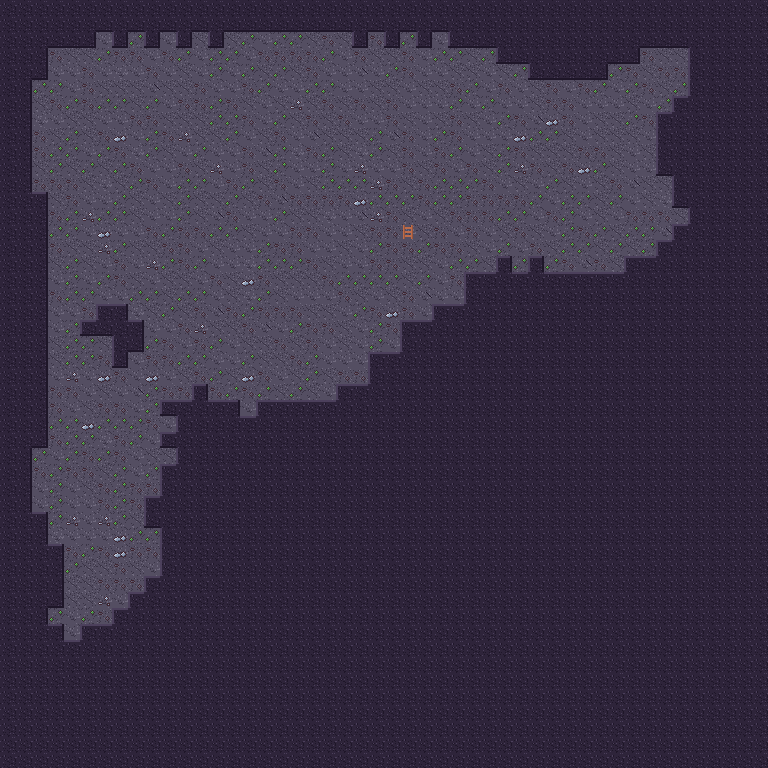

A 2D game scene composited from a Tiled map and its tileset images. What follows is a short description and the map's XML, with each tile layer's data collapsed to a summary:
An orthogonal 48x48 tile map with 16x16 px tiles, 3 tile layers (Back, Buildings, Front).

<map version="1.4" tiledversion="1.4.2" orientation="orthogonal" renderorder="right-down" compressionlevel="0" width="48" height="48" tilewidth="16" tileheight="16" infinite="0" nextlayerid="4" nextobjectid="1">
  <properties />
  <tileset firstgid="1" name="cave" tilewidth="16" tileheight="16" tilecount="48" columns="16">
    <image source="../cave.png" width="256" height="48" />
    <tile id="1">
      <properties>
        <property name="Passable" type="string" value="F" />
      </properties>
    </tile>
    <tile id="16">
      <properties>
        <property name="Passable" type="string" value="F" />
      </properties>
    </tile>
    <tile id="17">
      <properties>
        <property name="Passable" type="string" value="F" />
      </properties>
    </tile>
    <tile id="18">
      <properties>
        <property name="Passable" type="string" value="F" />
      </properties>
    </tile>
    <tile id="19">
      <properties>
        <property name="Passable" type="string" value="F" />
      </properties>
    </tile>
    <tile id="20">
      <properties>
        <property name="Passable" type="string" value="F" />
      </properties>
    </tile>
    <tile id="21">
      <properties>
        <property name="Passable" type="string" value="F" />
      </properties>
    </tile>
    <tile id="22">
      <properties>
        <property name="Passable" type="string" value="F" />
      </properties>
    </tile>
    <tile id="23">
      <properties>
        <property name="Passable" type="string" value="F" />
      </properties>
    </tile>
    <tile id="24">
      <properties>
        <property name="Passable" type="string" value="F" />
      </properties>
    </tile>
    <tile id="25">
      <properties>
        <property name="Passable" type="string" value="F" />
      </properties>
    </tile>
    <tile id="26">
      <properties>
        <property name="Passable" type="string" value="F" />
      </properties>
    </tile>
    <tile id="27">
      <properties>
        <property name="Passable" type="string" value="F" />
      </properties>
    </tile>
    <tile id="28">
      <properties>
        <property name="Passable" type="string" value="F" />
      </properties>
    </tile>
    <tile id="29">
      <properties>
        <property name="Passable" type="string" value="F" />
      </properties>
    </tile>
    <tile id="30">
      <properties>
        <property name="Passable" type="string" value="F" />
      </properties>
    </tile>
    <tile id="31">
      <properties>
        <property name="Passable" type="string" value="F" />
      </properties>
    </tile>
  </tileset>
  <layer id="1" name="Back" width="48" height="48" opacity="1" offsetx="0" offsety="0">
   <data>[2304 cells, 2304 non-empty, 9 distinct tile ids]</data>
  </layer>
  <layer id="2" name="Buildings" width="48" height="48" opacity="1" offsetx="0" offsety="0">
   <data>[2304 cells, 1494 non-empty, 12 distinct tile ids]</data>
  </layer>
  <layer id="3" name="Front" width="48" height="48" opacity="1" offsetx="0" offsety="0">
   <data>[2304 cells, 0 non-empty, 0 distinct tile ids]</data>
  </layer>
</map>
